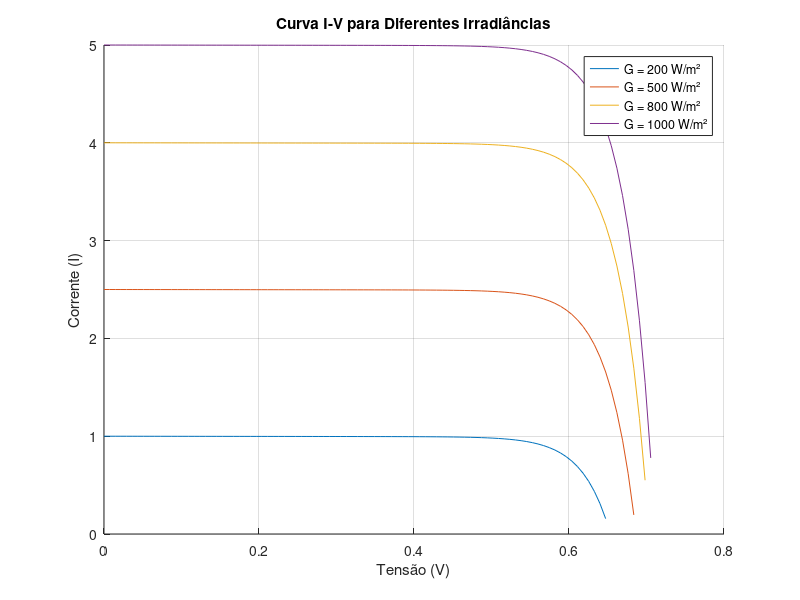
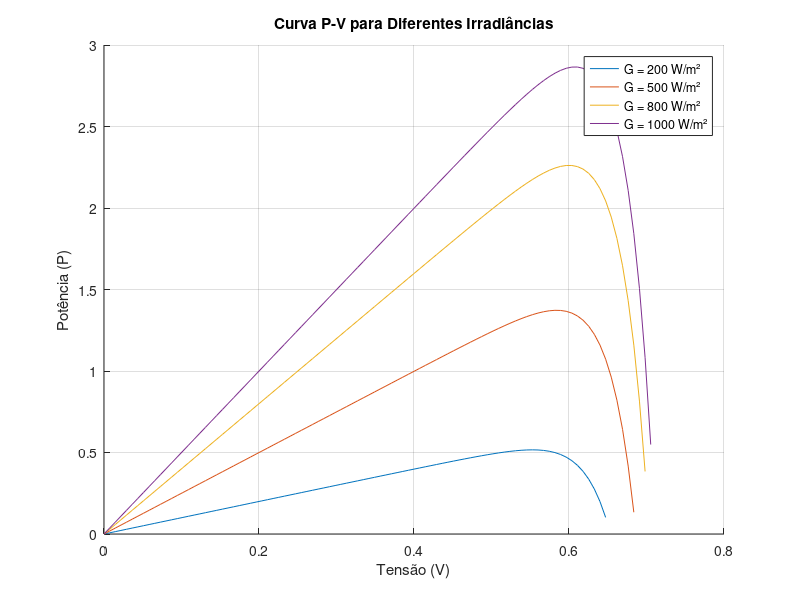
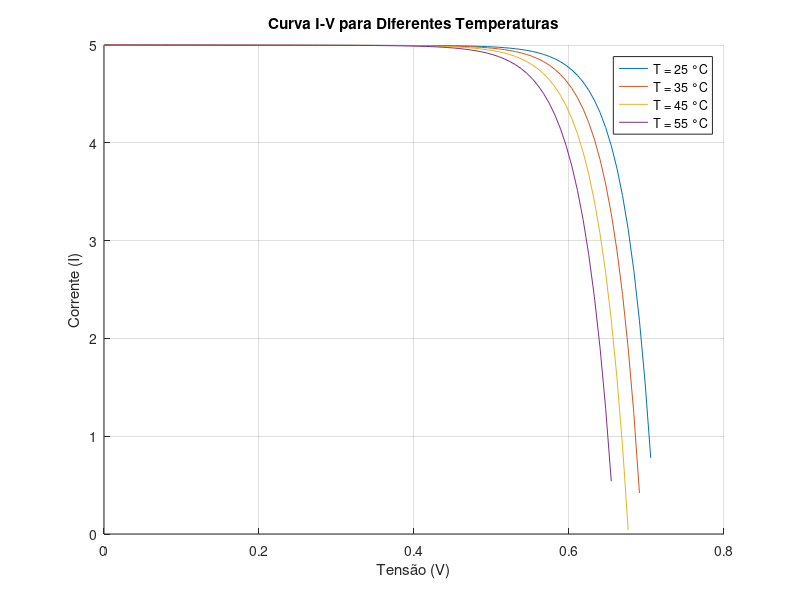
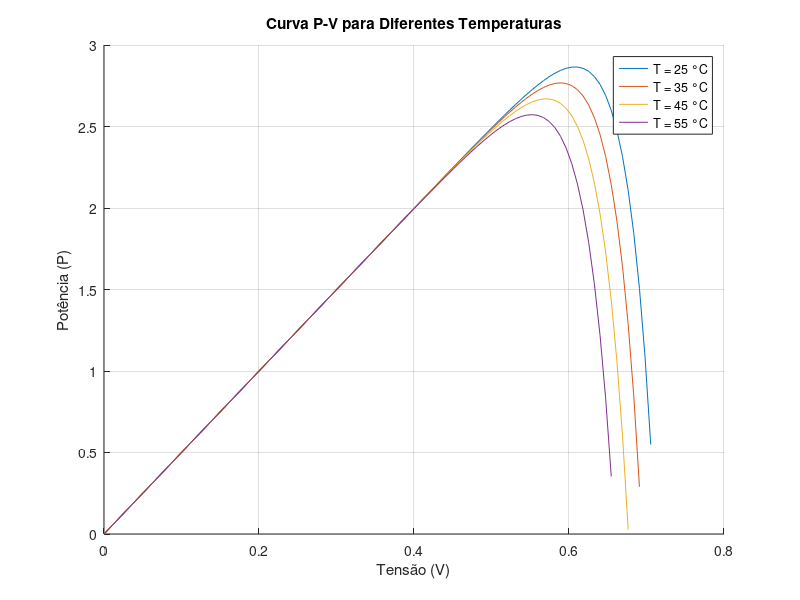

Here is the MATLAB script that generated these plots, in order:
function modelo_fotovoltaico()
    % Criar a pasta 'static' se necessário
    if ~exist('static', 'dir')
        mkdir('static');
    end

    % Constantes
    q = 1.60217662 * 10^(-19);  % Carga elementar (C)
    k = 1.38064852 * 10^(-23);  % Constante de Boltzmann (J/K)
    n = 1.4;                     % Fator de idealidade
    T_0 = 298.15;                % Temperatura de referência (K)
    I_SC = 5;                    % Corrente de curto-circuito (A)
    I_00 = 1.2799e-8;            % Corrente de saturação inicial (A)
    R_sh = 100;                  % Resistência de shunt (Ω)
    V_dc = 0.72;                 % Tensão de circuito aberto (V)

    % Tensão (V)
    V = linspace(0, V_dc, 100);  % Varia de 0 a 0.72V

    % Curvas para irradiância variável
    G_vals = [200, 500, 800, 1000]; % Irradiâncias em W/m²

    % Gráfico I-V para diferentes irradiâncias
    figure('visible', 'off'); % Cria uma figura invisível
    hold on;
    legend_entries = {};

    for G = G_vals
        I_ph = (G / 1000) * I_SC;  % Corrente fotovoltaica gerada
        I_0 = I_00 * (T_0 / 298.15)^3 * exp(-q * 1.12 / (n * k) * (1 / T_0 - 1 / 298.15));

        % Corrente (I)
        I = I_ph - I_0 * (exp((q * V) / (n * k * T_0)) - 1) - V / R_sh;
        I(I < 0) = NaN; % Corrente negativa não é fisicamente possível

        plot(V, I);
        legend_entries = [legend_entries, {['G = ' num2str(G) ' W/m²']}];
    end

    xlabel('Tensão (V)');
    ylabel('Corrente (I)');
    title('Curva I-V para Diferentes Irradiâncias');
    grid on;
    legend(legend_entries);
    print('static/curva_IV_irradiancia.png', '-dpng', '-r300'); % Salvar gráfico

    % Gráfico P-V para diferentes irradiâncias
    figure('visible', 'off'); % Cria uma figura invisível
    hold on;
    legend_entries = {};

    for G = G_vals
        I_ph = (G / 1000) * I_SC;  % Corrente fotovoltaica gerada
        I_0 = I_00 * (T_0 / 298.15)^3 * exp(-q * 1.12 / (n * k) * (1 / T_0 - 1 / 298.15));

        % Corrente (I) e Potência (P)
        I = I_ph - I_0 * (exp((q * V) / (n * k * T_0)) - 1) - V / R_sh;
        P = V .* I;

        I(I < 0) = NaN; % Corrente negativa não é fisicamente possível
        P(P < 0) = NaN; % Potência negativa não é fisicamente possível

        plot(V, P);
        legend_entries = [legend_entries, {['G = ' num2str(G) ' W/m²']}];
    end

    xlabel('Tensão (V)');
    ylabel('Potência (P)');
    title('Curva P-V para Diferentes Irradiâncias');
    grid on;
    legend(legend_entries);
    print('static/curva_PV_irradiancia.png', '-dpng', '-r300'); % Salvar gráfico

    % Curvas para temperatura variável
    temperatures = [298.15, 308.15, 318.15, 328.15]; % Temperaturas de 25°C a 55°C

    % Gráfico I-V para diferentes temperaturas
    figure('visible', 'off'); % Cria uma figura invisível
    hold on;
    legend_entries = {};

    for T = temperatures
        I_ph = (1000 / 1000) * I_SC;  % Corrente fotovoltaica gerada para G = 1000 W/m²
        I_0 = I_00 * (T / 298.15)^3 * exp(-q * 1.12 / (n * k) * (1 / T - 1 / 298.15));

        % Corrente (I)
        I = I_ph - I_0 * (exp((q * V) / (n * k * T)) - 1) - V / R_sh;
        I(I < 0) = NaN; % Corrente negativa não é fisicamente possível

        plot(V, I);
        legend_entries = [legend_entries, {['T = ' num2str(T - 273.15) ' °C']}];
    end

    xlabel('Tensão (V)');
    ylabel('Corrente (I)');
    title('Curva I-V para Diferentes Temperaturas');
    grid on;
    legend(legend_entries);
    print('static/curva_IV_temperatura.png', '-dpng', '-r300'); % Salvar gráfico

    % Gráfico P-V para diferentes temperaturas
    figure('visible', 'off'); % Cria uma figura invisível
    hold on;
    legend_entries = {};

    for T = temperatures
        I_ph = (1000 / 1000) * I_SC;  % Corrente fotovoltaica gerada para G = 1000 W/m²
        I_0 = I_00 * (T / 298.15)^3 * exp(-q * 1.12 / (n * k) * (1 / T - 1 / 298.15));

        % Corrente (I) e Potência (P)
        I = I_ph - I_0 * (exp((q * V) / (n * k * T)) - 1) - V / R_sh;
        P = V .* I;

        I(I < 0) = NaN; % Corrente negativa não é fisicamente possível
        P(P < 0) = NaN; % Potência negativa não é fisicamente possível

        plot(V, P);
        legend_entries = [legend_entries, {['T = ' num2str(T - 273.15) ' °C']}];
    end

    xlabel('Tensão (V)');
    ylabel('Potência (P)');
    title('Curva P-V para Diferentes Temperaturas');
    grid on;
    legend(legend_entries);
    print('static/curva_PV_temperatura.png', '-dpng', '-r300'); % Salvar gráfico
end
